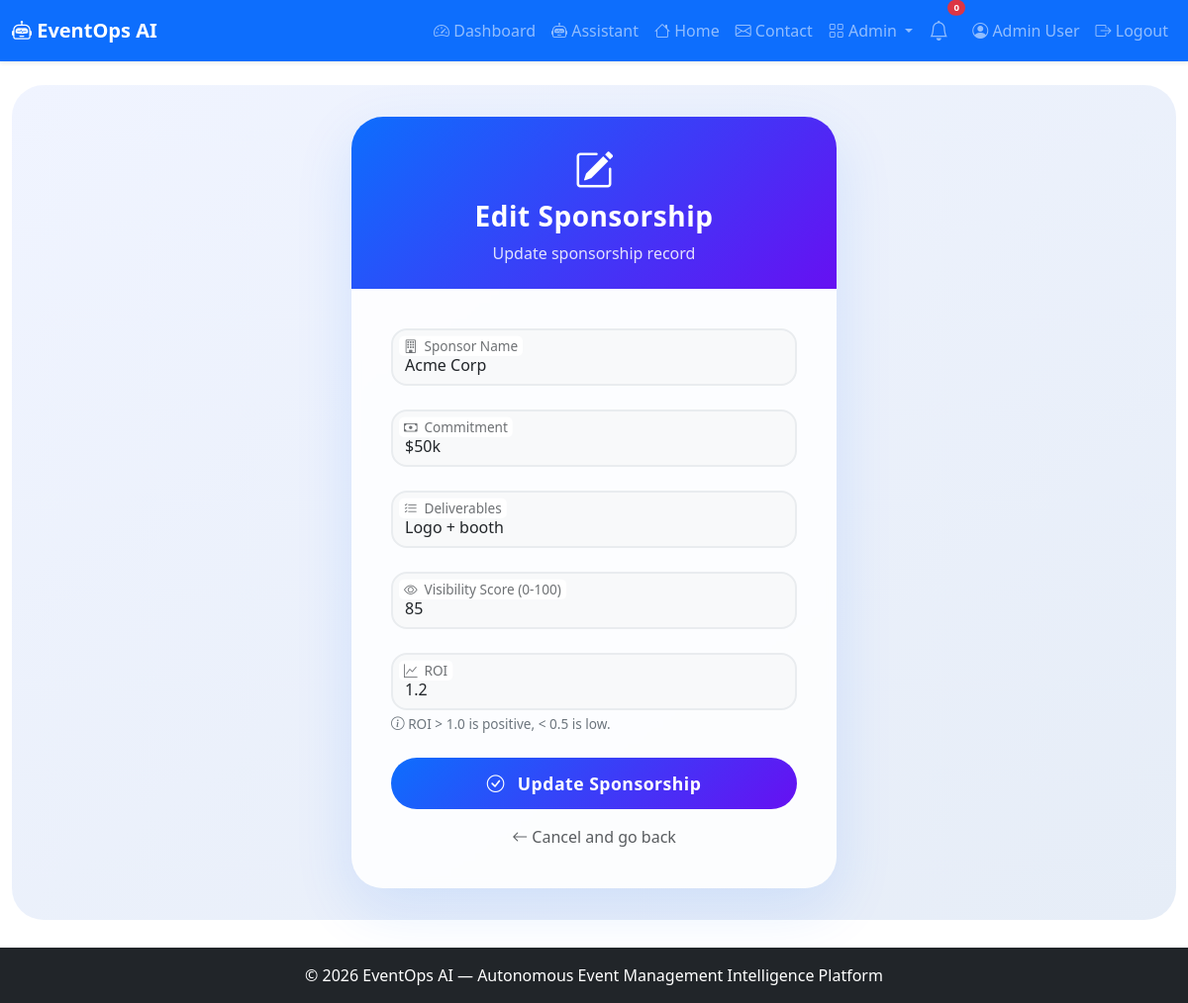
The page /admin/sponsorships/edit/1 (signed in) on the database its author committed.
### app.py (models this page shows, shortened)
class User(UserMixin, db.Model):
    id = db.Column(db.Integer, primary_key=True)
    name = db.Column(db.String(100), nullable=False)
    email = db.Column(db.String(100), unique=True, nullable=False)
    password_hash = db.Column(db.String(200), nullable=False)
    role = db.Column(db.String(20), default='user')
    created_at = db.Column(db.DateTime, default=lambda: datetime.now(timezone.utc))

class Sponsorship(db.Model):
    id = db.Column(db.Integer, primary_key=True)
    sponsor_name = db.Column(db.String(100), nullable=False)
    commitment = db.Column(db.String(200))
    deliverables = db.Column(db.String(200))
    visibility_score = db.Column(db.Integer, default=0)
    roi = db.Column(db.Float, default=0.0)
    created_at = db.Column(db.DateTime, default=lambda: datetime.now(timezone.utc))

### app.py (the view, shortened to what this page needs)
@app.route('/admin/sponsorships/edit/<int:sponsorship_id>', methods=['GET', 'POST'])
@login_required
def admin_sponsorship_edit(sponsorship_id):
    if current_user.role != 'admin':
        abort(403)
    sp = Sponsorship.query.get_or_404(sponsorship_id)
    return render_template('admin_sponsorship_form.html', sponsorship=sp)

### app.py (called while the page is built)
@login_manager.user_loader
def load_user(user_id):
    return User.query.get(int(user_id))

### templates/admin_sponsorship_form.html (shortened to what this page needs)
{% extends "base.html" %}
{% block content %}
<div class="form-wrapper">
    <div class="col-md-8 col-lg-6 col-xl-5">
        <div class="card form-card">
            <div class="card-header">
                <i class="bi bi-{{ 'pencil-square' if sponsorship else 'award' }}"></i>
                <h3>{{ 'Edit' if sponsorship else 'Add' }} Sponsorship</h3>
                <p class="mb-0" style="opacity:0.85;">{{ 'Update' if sponsorship else 'Create a new' }} sponsorship record</p>
            </div>
            <div class="card-body">
                <form method="POST">
                    <div class="form-floating">
                        <input type="text" class="form-control" id="sponsor_name" name="sponsor_name"
                               value="{{ sponsorship.sponsor_name if sponsorship else '' }}" placeholder="Sponsor name" required>
                        <label for="sponsor_name">Sponsor Name</label>
                    </div>
                    <div class="form-floating">
                        <input type="text" class="form-control" id="commitment" name="commitment"
                               value="{{ sponsorship.commitment if sponsorship else '' }}" placeholder="e.g. $50k">
                        <label for="commitment">Commitment</label>
                    </div>
                    <div class="form-floating">
                        <input type="text" class="form-control" id="deliverables" name="deliverables"
                               value="{{ sponsorship.deliverables if sponsorship else '' }}" placeholder="e.g. Logo + booth">
                        <label for="deliverables">Deliverables</label>
                    </div>
                    <div class="form-floating">
                        <input type="number" class="form-control" id="visibility_score" name="visibility_score"
                               value="{{ sponsorship.visibility_score if sponsorship else 0 }}" min="0" max="100" step="1">
                        <label for="visibility_score">Visibility Score (0-100)</label>
                    </div>
                    <div class="form-floating">
                        <input type="number" step="0.01" class="form-control" id="roi" name="roi"
                               value="{{ sponsorship.roi if sponsorship else 0.0 }}">
                        <label for="roi">ROI</label>
                        <div class="roi-hint mt-1">
                            <i class="bi bi-info-circle"></i> ROI > 1.0 is positive, &lt; 0.5 is low.
                        </div>
                    </div>
                    <button type="submit" class="btn btn-save">
                        <i class="bi bi-check-circle me-2"></i> {{ 'Update' if sponsorship else 'Create' }} Sponsorship
                    </button>
                    <div class="text-center mt-3">
                        <a href="{{ url_for('admin_sponsorships') }}" class="text-decoration-none text-muted">
                            <i class="bi bi-arrow-left"></i> Cancel and go back
                        </a>
                    </div>
                </form>
            </div>
        </div>
    </div>
</div>
{% endblock %}

### templates/base.html (shortened to what this page needs)
<!DOCTYPE html>
<html lang="en">
<head>
    <link href="https://cdn.jsdelivr.net/npm/bootstrap@5.3.0/dist/css/bootstrap.min.css" rel="stylesheet">
    <link rel="stylesheet" href="https://cdn.jsdelivr.net/npm/bootstrap-icons@1.11.0/font/bootstrap-icons.css">
    <link rel="stylesheet" href="{{ url_for('static', filename='css/style.css') }}">
</head>
<body>
    <nav class="navbar navbar-expand-lg navbar-dark bg-primary shadow-sm">
        <div class="container-fluid">
            <a class="navbar-brand fw-bold" href="{{ url_for('index') }}">
                <i class="bi bi-robot"></i> EventOps AI
            </a>
            <div class="collapse navbar-collapse" id="navbarNav">
                <ul class="navbar-nav ms-auto align-items-lg-center">
                    {% if current_user.is_authenticated %}
                        <li class="nav-item">
                            <a class="nav-link" href="{{ url_for('dashboard') }}">
                                <i class="bi bi-speedometer2"></i> Dashboard
                            </a>
                        </li>
                        <li class="nav-item">
                            <a class="nav-link" href="{{ url_for('assistant_page') }}">
                                <i class="bi bi-robot"></i> Assistant
                            </a>
                        </li>
                    <li class="nav-item">
                            <a class="nav-link" href="{{ url_for('index') }}">
                                <i class="bi bi-house"></i> Home
                            </a>
                        </li>
                    <li class="nav-item">
                            <a class="nav-link" href="{{ url_for('contact') }}">
                                <i class="bi bi-envelope"></i> Contact
                            </a>
                        </li>
                        {% if current_user.role == 'admin' %}
                        <li class="nav-item dropdown">
                            <a class="nav-link dropdown-toggle" href="#" role="button" data-bs-toggle="dropdown">
                                <i class="bi bi-grid"></i> Admin
                            </a>
                        </li>
                        {% endif %}
                        <li class="nav-item position-relative me-2">
                            <a class="nav-link" href="#" title="Notifications" data-bs-toggle="dropdown">
                                <i class="bi bi-bell fs-5"></i>
                                <span class="position-absolute top-0 start-100 translate-middle badge rounded-pill bg-danger" style="font-size:0.6rem;">
                                    0
                                </span>
                            </a>
                        </li>
                        <li class="nav-item">
                            <a class="nav-link" href="{{ url_for('profile') }}">
                                <i class="bi bi-person-circle"></i> {{ current_user.name }}
                            </a>
                        </li>
                        <li class="nav-item">
                            <a class="nav-link" href="{{ url_for('logout') }}">
                                <i class="bi bi-box-arrow-right"></i> Logout
                            </a>
                        </li>
                    {% endif %}
                </ul>
            </div>
        </div>
    </nav>
    <main class="container-fluid py-4">
        {% block content %}{% endblock %}
    </main>
    <footer class="footer bg-dark text-white py-3 mt-4">
        <div class="container text-center">
            <span>© 2026 EventOps AI — Autonomous Event Management Intelligence Platform</span>
        </div>
    </footer>
</body>
</html>

### static/css/style.css (style rules this page uses)
body { padding-bottom: 60px; }
.footer { position: fixed; bottom: 0; width: 100%; }

### templates/admin_sponsorship_form.html (style rules this page uses)
.form-wrapper { background: linear-gradient(145deg, #f0f4ff 0%, #e6edf7 100%); min-height: 80vh; display: flex; align-items: center; justify-content: center; padding: 2rem 0; border-radius: 2rem; }
.form-card { border: none; border-radius: 2rem; background: rgba(255,255,255,0.85); backdrop-filter: blur(4px); box-shadow: 0 20px 60px rgba(13, 110, 253, 0.12); overflow: hidden; transition: transform 0.3s; }
.form-card .card-header { background: linear-gradient(135deg, #0d6efd, #6610f2); color: white; padding: 1.5rem 2rem; border: none; text-align: center; }
.form-card .card-header h3 { font-weight: 700; letter-spacing: 0.5px; }
.form-card .card-header i { font-size: 2.5rem; margin-bottom: 0.3rem; }
.form-card .card-body { padding: 2.5rem 2.5rem; }
.form-floating { margin-bottom: 1.5rem; }
.form-floating > .form-control, .form-floating > .form-select { border-radius: 1rem; border: 2px solid #e9ecef; transition: all 0.2s ease; background: #f8f9fa; }
.form-floating > label { color: #6c757d; font-weight: 500; }
.btn-save { padding: 0.8rem 2rem; border-radius: 50px; font-weight: 600; letter-spacing: 0.5px; background: linear-gradient(135deg, #0d6efd, #6610f2); border: none; color: white; transition: all 0.3s ease; width: 100%; font-size: 1.1rem; }
.roi-hint { font-size: 0.85rem; color: #6c757d; }

### rows shown on the page
User: name "Admin User"
Sponsorship: sponsor_name "Acme Corp", commitment "$50k", deliverables "Logo + booth", visibility_score "85", roi "1.2"

### other values the page prints
{{ 'Edit' if sponsorship else 'Add' }} "Edit"
{{ 'Update' if sponsorship else 'Create a new' }} "Update"
{{ 'Update' if sponsorship else 'Create' }} "Update"
